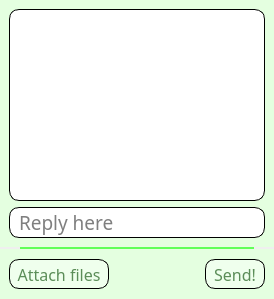
            <widget class="QWidget" name="LTP_History">
             <layout class="QGridLayout" name="gridLayout_9">
              <property name="leftMargin">
               <number>0</number>
              </property>
              <property name="topMargin">
               <number>0</number>
              </property>
              <property name="rightMargin">
               <number>0</number>
              </property>
              <property name="bottomMargin">
               <number>0</number>
              </property>
              <property name="spacing">
               <number>0</number>
              </property>
              <item row="0" column="0">
               <widget class="QWidget" name="LettersHistoryWidget" native="true">
                <layout class="QVBoxLayout" name="LetterLayout_2" stretch="0,0,0">
                 <property name="spacing">
                  <number>0</number>
                 </property>
                 <property name="leftMargin">
                  <number>0</number>
                 </property>
                 <property name="topMargin">
                  <number>0</number>
                 </property>
                 <property name="rightMargin">
                  <number>0</number>
                 </property>
                 <property name="bottomMargin">
                  <number>0</number>
                 </property>
                 <item>
                  <widget class="QWidget" name="LetterHistoryWidget" native="true">
                   <property name="sizePolicy">
                    <sizepolicy hsizetype="Expanding" vsizetype="Expanding">
                     <horstretch>0</horstretch>
                     <verstretch>0</verstretch>
                    </sizepolicy>
                   </property>
                   <property name="minimumSize">
                    <size>
                     <width>0</width>
                     <height>2</height>
                    </size>
                   </property>
                   <property name="styleSheet">
                    <string notr="true">background-color: rgb(228, 255, 224);
</string>
                   </property>
                   <layout class="QGridLayout" name="gridLayout_8">
                    <property name="leftMargin">
                     <number>9</number>
                    </property>
                    <property name="rightMargin">
                     <number>9</number>
                    </property>
                    <item row="2" column="0">
                     <widget class="QLineEdit" name="ReplyLine">
                      <property name="font">
                       <font>
                        <family>Titillium Web</family>
                        <pointsize>14</pointsize>
                       </font>
                      </property>
                      <property name="styleSheet">
                       <string notr="true">    border: 1px solid black;
    border-radius: 10px;
    background: white;
	color: black;
	padding: 0px 7px;</string>
                      </property>
                      <property name="placeholderText">
                       <string>Reply here</string>
                      </property>
                     </widget>
                    </item>
                    <item row="1" column="0">
                     <widget class="QTextEdit" name="LetterHistoryText">
                      <property name="font">
                       <font>
                        <family>Titillium Web</family>
                        <pointsize>14</pointsize>
                       </font>
                      </property>
                      <property name="styleSheet">
                       <string notr="true">    border: 1px solid black;
    border-radius: 10px;
    background: white;
	color: black;
	padding: 0px 7px;</string>
                      </property>
                      <property name="readOnly">
                       <bool>true</bool>
                      </property>
                      <property name="placeholderText">
                       <string/>
                      </property>
                     </widget>
                    </item>
                   </layout>
                  </widget>
                 </item>
                 <item>
                  <widget class="QWidget" name="Div_6" native="true">
                   <property name="sizePolicy">
                    <sizepolicy hsizetype="Expanding" vsizetype="Fixed">
                     <horstretch>0</horstretch>
                     <verstretch>0</verstretch>
                    </sizepolicy>
                   </property>
                   <property name="minimumSize">
                    <size>
                     <width>0</width>
                     <height>2</height>
                    </size>
                   </property>
                   <property name="maximumSize">
                    <size>
                     <width>16777215</width>
                     <height>2</height>
                    </size>
                   </property>
                   <property name="styleSheet">
                    <string notr="true">background-color: rgb(96, 255, 88);
margin-left: 20px;
margin-right: 20px;</string>
                   </property>
                  </widget>
                 </item>
                 <item>
                  <widget class="QWidget" name="LetterManipulationWidget_2" native="true">
                   <property name="sizePolicy">
                    <sizepolicy hsizetype="Expanding" vsizetype="Fixed">
                     <horstretch>0</horstretch>
                     <verstretch>0</verstretch>
                    </sizepolicy>
                   </property>
                   <property name="minimumSize">
                    <size>
                     <width>0</width>
                     <height>50</height>
                    </size>
                   </property>
                   <property name="styleSheet">
                    <string notr="true">background-color: rgb(228, 255, 224);</string>
                   </property>
                   <layout class="QHBoxLayout" name="horizontalLayout_4">
                    <property name="leftMargin">
                     <number>9</number>
                    </property>
                    <property name="rightMargin">
                     <number>9</number>
                    </property>
                    <item>
                     <widget class="QPushButton" name="AttachFileButton_2">
                      <property name="sizePolicy">
                       <sizepolicy hsizetype="Fixed" vsizetype="Fixed">
                        <horstretch>0</horstretch>
                        <verstretch>0</verstretch>
                       </sizepolicy>
                      </property>
                      <property name="minimumSize">
                       <size>
                        <width>100</width>
                        <height>30</height>
                       </size>
                      </property>
                      <property name="font">
                       <font>
                        <family>Titillium Web</family>
                        <pointsize>12</pointsize>
                       </font>
                      </property>
                      <property name="styleSheet">
                       <string notr="true">QPushButton
{
	background-color: rgb(239, 255, 237);
	color: rgb(91, 141, 88);
	border: 1px solid black;
	border-radius: 10px
}

QPushButton:hover
{
	background-color: rgb(191, 255, 188);
	color: rgb(91, 141, 88);
	border: 1px solid black;
	border-radius: 10px
}

QPushButton:pressed
{
	background-color: rgb(128, 255, 114);
	color: rgb(91, 141, 88);
	border: 1px solid black;
	border-radius: 10px
}</string>
                      </property>
                      <property name="text">
                       <string>Attach files</string>
                      </property>
                     </widget>
                    </item>
                    <item>
                     <widget class="QLabel" name="FileNameLabel_2">
                      <property name="sizePolicy">
                       <sizepolicy hsizetype="Expanding" vsizetype="Expanding">
                        <horstretch>0</horstretch>
                        <verstretch>0</verstretch>
                       </sizepolicy>
                      </property>
                      <property name="font">
                       <font>
                        <family>Titillium Web</family>
                        <pointsize>9</pointsize>
                       </font>
                      </property>
                      <property name="styleSheet">
                       <string notr="true">color: rgb(0, 0, 0);</string>
                      </property>
                      <property name="text">
                       <string/>
                      </property>
                      <property name="wordWrap">
                       <bool>true</bool>
                      </property>
                     </widget>
                    </item>
                    <item alignment="Qt::AlignmentFlag::AlignRight">
                     <widget class="QPushButton" name="SendReplyButton">
                      <property name="sizePolicy">
                       <sizepolicy hsizetype="Fixed" vsizetype="Fixed">
                        <horstretch>0</horstretch>
                        <verstretch>0</verstretch>
                       </sizepolicy>
                      </property>
                      <property name="minimumSize">
                       <size>
                        <width>60</width>
                        <height>30</height>
                       </size>
                      </property>
                      <property name="font">
                       <font>
                        <family>Titillium Web</family>
                        <pointsize>12</pointsize>
                       </font>
                      </property>
                      <property name="styleSheet">
                       <string notr="true">QPushButton
{
	background-color: rgb(239, 255, 237);
	color: rgb(91, 141, 88);
	border: 1px solid black;
	border-radius: 10px
}

QPushButton:hover
{
	background-color: rgb(191, 255, 188);
	color: rgb(91, 141, 88);
	border: 1px solid black;
	border-radius: 10px
}

QPushButton:pressed
{
	background-color: rgb(128, 255, 114);
	color: rgb(91, 141, 88);
	border: 1px solid black;
	border-radius: 10px
}</string>
                      </property>
                      <property name="text">
                       <string>Send!</string>
                      </property>
                     </widget>
                    </item>
                   </layout>
                  </widget>
                 </item>
                </layout>
               </widget>
              </item>
             </layout>
            </widget>
